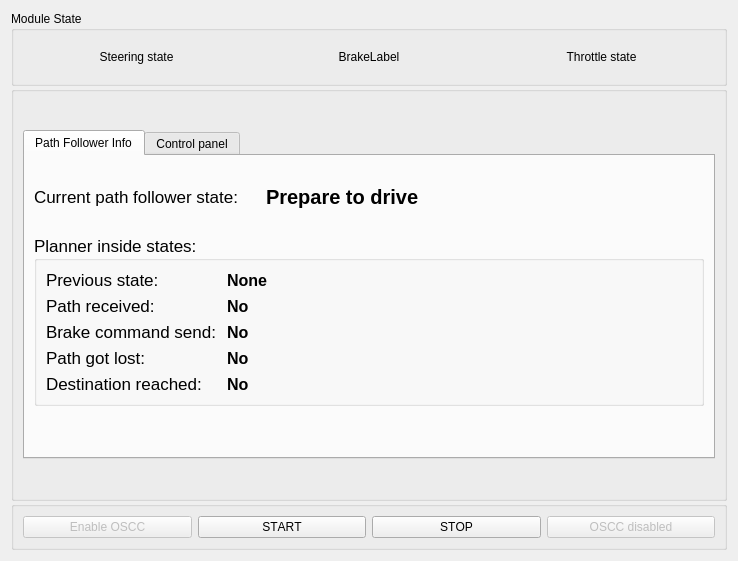
<?xml version="1.0" encoding="UTF-8"?>
<ui version="4.0">
 <class>OsccWidget</class>
 <widget class="QWidget" name="OsccWidget">
  <property name="geometry">
   <rect>
    <x>0</x>
    <y>0</y>
    <width>738</width>
    <height>561</height>
   </rect>
  </property>
  <property name="windowTitle">
   <string>OSCC Check</string>
  </property>
  <layout class="QGridLayout" name="gridLayout">
   <property name="verticalSpacing">
    <number>0</number>
   </property>
   <item row="1" column="0" colspan="2">
    <widget class="QGroupBox" name="SlidersGroupBox">
     <property name="title">
      <string/>
     </property>
     <layout class="QGridLayout" name="gridLayout_2">
      <item row="0" column="0" colspan="4">
       <widget class="QTabWidget" name="tabWidget2">
        <property name="sizePolicy">
         <sizepolicy hsizetype="Expanding" vsizetype="Fixed">
          <horstretch>0</horstretch>
          <verstretch>0</verstretch>
         </sizepolicy>
        </property>
        <property name="currentIndex">
         <number>0</number>
        </property>
        <widget class="QWidget" name="tabPathFollower">
         <property name="layoutDirection">
          <enum>Qt::LeftToRight</enum>
         </property>
         <attribute name="title">
          <string>Path Follower Info</string>
         </attribute>
         <layout class="QGridLayout" name="gridLayout_5">
          <item row="1" column="3">
           <widget class="QLabel" name="labelPathPlannerState">
            <property name="font">
             <font>
              <pointsize>15</pointsize>
              <weight>75</weight>
              <bold>true</bold>
             </font>
            </property>
            <property name="text">
             <string>Prepare to drive</string>
            </property>
           </widget>
          </item>
          <item row="1" column="1">
           <spacer name="horizontalSpacer">
            <property name="orientation">
             <enum>Qt::Horizontal</enum>
            </property>
            <property name="sizeType">
             <enum>QSizePolicy::Preferred</enum>
            </property>
            <property name="sizeHint" stdset="0">
             <size>
              <width>10</width>
              <height>20</height>
             </size>
            </property>
           </spacer>
          </item>
          <item row="1" column="4">
           <spacer name="horizontalSpacer_2">
            <property name="orientation">
             <enum>Qt::Horizontal</enum>
            </property>
            <property name="sizeHint" stdset="0">
             <size>
              <width>40</width>
              <height>20</height>
             </size>
            </property>
           </spacer>
          </item>
          <item row="0" column="0">
           <spacer name="verticalSpacer">
            <property name="orientation">
             <enum>Qt::Vertical</enum>
            </property>
            <property name="sizeType">
             <enum>QSizePolicy::Fixed</enum>
            </property>
            <property name="sizeHint" stdset="0">
             <size>
              <width>10</width>
              <height>20</height>
             </size>
            </property>
           </spacer>
          </item>
          <item row="1" column="0">
           <widget class="QLabel" name="label_8">
            <property name="font">
             <font>
              <pointsize>13</pointsize>
             </font>
            </property>
            <property name="text">
             <string>Current path follower state:</string>
            </property>
           </widget>
          </item>
          <item row="4" column="0">
           <spacer name="verticalSpacer_3">
            <property name="orientation">
             <enum>Qt::Vertical</enum>
            </property>
            <property name="sizeHint" stdset="0">
             <size>
              <width>20</width>
              <height>40</height>
             </size>
            </property>
           </spacer>
          </item>
          <item row="2" column="0">
           <spacer name="verticalSpacer_2">
            <property name="orientation">
             <enum>Qt::Vertical</enum>
            </property>
            <property name="sizeType">
             <enum>QSizePolicy::Preferred</enum>
            </property>
            <property name="sizeHint" stdset="0">
             <size>
              <width>20</width>
              <height>20</height>
             </size>
            </property>
           </spacer>
          </item>
          <item row="3" column="0" colspan="5">
           <widget class="QGroupBox" name="groupBox_5">
            <property name="sizePolicy">
             <sizepolicy hsizetype="Preferred" vsizetype="Maximum">
              <horstretch>0</horstretch>
              <verstretch>0</verstretch>
             </sizepolicy>
            </property>
            <property name="font">
             <font>
              <pointsize>13</pointsize>
              <kerning>false</kerning>
             </font>
            </property>
            <property name="title">
             <string>Planner inside states:</string>
            </property>
            <property name="flat">
             <bool>false</bool>
            </property>
            <layout class="QFormLayout" name="formLayout_3">
             <item row="1" column="0">
              <widget class="QLabel" name="label_10">
               <property name="text">
                <string>Path received: </string>
               </property>
              </widget>
             </item>
             <item row="1" column="1">
              <widget class="QLabel" name="labelPathReceived">
               <property name="font">
                <font>
                 <pointsize>12</pointsize>
                 <weight>75</weight>
                 <bold>true</bold>
                 <kerning>false</kerning>
                </font>
               </property>
               <property name="text">
                <string>No</string>
               </property>
              </widget>
             </item>
             <item row="2" column="0">
              <widget class="QLabel" name="label_13">
               <property name="text">
                <string>Brake command send: </string>
               </property>
              </widget>
             </item>
             <item row="2" column="1">
              <widget class="QLabel" name="labelBrakeCommand">
               <property name="font">
                <font>
                 <pointsize>12</pointsize>
                 <weight>75</weight>
                 <bold>true</bold>
                 <kerning>false</kerning>
                </font>
               </property>
               <property name="text">
                <string>No</string>
               </property>
              </widget>
             </item>
             <item row="3" column="0">
              <widget class="QLabel" name="label_14">
               <property name="text">
                <string>Path got lost:</string>
               </property>
              </widget>
             </item>
             <item row="3" column="1">
              <widget class="QLabel" name="labelPathLost">
               <property name="font">
                <font>
                 <pointsize>12</pointsize>
                 <weight>75</weight>
                 <bold>true</bold>
                 <kerning>false</kerning>
                </font>
               </property>
               <property name="text">
                <string>No</string>
               </property>
              </widget>
             </item>
             <item row="4" column="0">
              <widget class="QLabel" name="label_15">
               <property name="text">
                <string>Destination reached: </string>
               </property>
              </widget>
             </item>
             <item row="4" column="1">
              <widget class="QLabel" name="labelDestReached">
               <property name="font">
                <font>
                 <pointsize>12</pointsize>
                 <weight>75</weight>
                 <bold>true</bold>
                 <kerning>false</kerning>
                </font>
               </property>
               <property name="text">
                <string>No</string>
               </property>
              </widget>
             </item>
             <item row="0" column="0">
              <widget class="QLabel" name="label_9">
               <property name="text">
                <string>Previous state:</string>
               </property>
              </widget>
             </item>
             <item row="0" column="1">
              <widget class="QLabel" name="labelPreviousState">
               <property name="font">
                <font>
                 <pointsize>12</pointsize>
                 <weight>75</weight>
                 <bold>true</bold>
                </font>
               </property>
               <property name="text">
                <string>None</string>
               </property>
              </widget>
             </item>
            </layout>
           </widget>
          </item>
         </layout>
        </widget>
        <widget class="QWidget" name="tab">
         <attribute name="title">
          <string>Control panel</string>
         </attribute>
         <layout class="QGridLayout" name="gridLayout_4">
          <item row="5" column="2">
           <widget class="QSpinBox" name="ThrottleSpinBox">
            <property name="enabled">
             <bool>false</bool>
            </property>
           </widget>
          </item>
          <item row="0" column="2">
           <widget class="QDoubleSpinBox" name="SteeringSpinBox">
            <property name="enabled">
             <bool>false</bool>
            </property>
            <property name="minimum">
             <double>-8.000000000000000</double>
            </property>
            <property name="maximum">
             <double>8.000000000000000</double>
            </property>
            <property name="singleStep">
             <double>0.100000000000000</double>
            </property>
           </widget>
          </item>
          <item row="0" column="0">
           <widget class="QLabel" name="SteeringSliderLabel">
            <property name="text">
             <string>Steering</string>
            </property>
           </widget>
          </item>
          <item row="3" column="2">
           <widget class="QSpinBox" name="BrakeSpinBox">
            <property name="enabled">
             <bool>false</bool>
            </property>
           </widget>
          </item>
          <item row="3" column="3">
           <widget class="QCheckBox" name="BrakeEnableCheckBox">
            <property name="text">
             <string/>
            </property>
           </widget>
          </item>
          <item row="3" column="1">
           <widget class="QSlider" name="BrakeSlider">
            <property name="enabled">
             <bool>false</bool>
            </property>
            <property name="orientation">
             <enum>Qt::Horizontal</enum>
            </property>
            <property name="tickPosition">
             <enum>QSlider::TicksAbove</enum>
            </property>
            <property name="tickInterval">
             <number>10</number>
            </property>
           </widget>
          </item>
          <item row="0" column="1">
           <widget class="QSlider" name="SteeringSlider">
            <property name="enabled">
             <bool>false</bool>
            </property>
            <property name="maximum">
             <number>800</number>
            </property>
            <property name="value">
             <number>400</number>
            </property>
            <property name="orientation">
             <enum>Qt::Horizontal</enum>
            </property>
            <property name="invertedAppearance">
             <bool>false</bool>
            </property>
            <property name="invertedControls">
             <bool>false</bool>
            </property>
            <property name="tickPosition">
             <enum>QSlider::TicksAbove</enum>
            </property>
            <property name="tickInterval">
             <number>10</number>
            </property>
           </widget>
          </item>
          <item row="3" column="0">
           <widget class="QLabel" name="BrakeSliderLabel">
            <property name="text">
             <string>Brake</string>
            </property>
           </widget>
          </item>
          <item row="0" column="3">
           <widget class="QCheckBox" name="SteeringEnableCheckBox">
            <property name="text">
             <string/>
            </property>
           </widget>
          </item>
          <item row="5" column="0">
           <widget class="QLabel" name="ThrottleSliderLabel">
            <property name="text">
             <string>Throttle</string>
            </property>
           </widget>
          </item>
          <item row="5" column="3">
           <widget class="QCheckBox" name="ThrottleEnableCheckBox">
            <property name="text">
             <string/>
            </property>
           </widget>
          </item>
          <item row="5" column="1">
           <widget class="QSlider" name="ThrottleSlider">
            <property name="enabled">
             <bool>false</bool>
            </property>
            <property name="orientation">
             <enum>Qt::Horizontal</enum>
            </property>
            <property name="tickPosition">
             <enum>QSlider::TicksAbove</enum>
            </property>
            <property name="tickInterval">
             <number>10</number>
            </property>
           </widget>
          </item>
          <item row="6" column="0" colspan="3">
           <widget class="QGroupBox" name="groupBox_4">
            <property name="sizePolicy">
             <sizepolicy hsizetype="Preferred" vsizetype="Fixed">
              <horstretch>0</horstretch>
              <verstretch>0</verstretch>
             </sizepolicy>
            </property>
            <property name="title">
             <string>Throttle parameters:</string>
            </property>
            <layout class="QHBoxLayout" name="horizontalLayout_6">
             <item>
              <widget class="QLabel" name="ThrottleCmdTextLabel">
               <property name="text">
                <string>Throttle cmd:</string>
               </property>
               <property name="alignment">
                <set>Qt::AlignRight|Qt::AlignTrailing|Qt::AlignVCenter</set>
               </property>
              </widget>
             </item>
             <item>
              <widget class="QLabel" name="ThrottleCmdLabel">
               <property name="frameShape">
                <enum>QFrame::StyledPanel</enum>
               </property>
               <property name="text">
                <string>0</string>
               </property>
              </widget>
             </item>
             <item>
              <widget class="QLabel" name="label">
               <property name="text">
                <string>Actual position:</string>
               </property>
               <property name="alignment">
                <set>Qt::AlignRight|Qt::AlignTrailing|Qt::AlignVCenter</set>
               </property>
              </widget>
             </item>
             <item>
              <widget class="QLabel" name="ThrottleOutputPositionLabel">
               <property name="sizePolicy">
                <sizepolicy hsizetype="Preferred" vsizetype="Fixed">
                 <horstretch>0</horstretch>
                 <verstretch>0</verstretch>
                </sizepolicy>
               </property>
               <property name="frameShape">
                <enum>QFrame::StyledPanel</enum>
               </property>
               <property name="text">
                <string>0 %</string>
               </property>
              </widget>
             </item>
             <item>
              <widget class="QLabel" name="label_11">
               <property name="text">
                <string>Error:</string>
               </property>
               <property name="alignment">
                <set>Qt::AlignRight|Qt::AlignTrailing|Qt::AlignVCenter</set>
               </property>
              </widget>
             </item>
             <item>
              <widget class="QLabel" name="ThrottleErrorLabel">
               <property name="sizePolicy">
                <sizepolicy hsizetype="Preferred" vsizetype="Fixed">
                 <horstretch>0</horstretch>
                 <verstretch>0</verstretch>
                </sizepolicy>
               </property>
               <property name="frameShape">
                <enum>QFrame::StyledPanel</enum>
               </property>
               <property name="text">
                <string>-</string>
               </property>
              </widget>
             </item>
             <item>
              <widget class="QLabel" name="label_12">
               <property name="text">
                <string>Gear:</string>
               </property>
               <property name="alignment">
                <set>Qt::AlignRight|Qt::AlignTrailing|Qt::AlignVCenter</set>
               </property>
              </widget>
             </item>
             <item>
              <widget class="QLabel" name="GearLabel">
               <property name="sizePolicy">
                <sizepolicy hsizetype="Preferred" vsizetype="Fixed">
                 <horstretch>0</horstretch>
                 <verstretch>0</verstretch>
                </sizepolicy>
               </property>
               <property name="frameShape">
                <enum>QFrame::StyledPanel</enum>
               </property>
               <property name="text">
                <string>-</string>
               </property>
              </widget>
             </item>
            </layout>
           </widget>
          </item>
          <item row="4" column="0" colspan="3">
           <widget class="QGroupBox" name="groupBox_3">
            <property name="sizePolicy">
             <sizepolicy hsizetype="Preferred" vsizetype="Fixed">
              <horstretch>0</horstretch>
              <verstretch>0</verstretch>
             </sizepolicy>
            </property>
            <property name="title">
             <string>Brake parameters:</string>
            </property>
            <property name="flat">
             <bool>true</bool>
            </property>
            <layout class="QHBoxLayout" name="horizontalLayout_5">
             <item>
              <widget class="QLabel" name="BrakeCmdTextLabel">
               <property name="text">
                <string>Brake cmd:</string>
               </property>
               <property name="alignment">
                <set>Qt::AlignRight|Qt::AlignTrailing|Qt::AlignVCenter</set>
               </property>
              </widget>
             </item>
             <item>
              <widget class="QLabel" name="BrakeCmdLabel">
               <property name="frameShape">
                <enum>QFrame::StyledPanel</enum>
               </property>
               <property name="text">
                <string>0</string>
               </property>
              </widget>
             </item>
             <item>
              <widget class="QLabel" name="label_3">
               <property name="text">
                <string>Actual position:</string>
               </property>
               <property name="alignment">
                <set>Qt::AlignRight|Qt::AlignTrailing|Qt::AlignVCenter</set>
               </property>
              </widget>
             </item>
             <item>
              <widget class="QLabel" name="BrakeOutputPositionLabel">
               <property name="sizePolicy">
                <sizepolicy hsizetype="Preferred" vsizetype="Fixed">
                 <horstretch>0</horstretch>
                 <verstretch>0</verstretch>
                </sizepolicy>
               </property>
               <property name="frameShape">
                <enum>QFrame::StyledPanel</enum>
               </property>
               <property name="text">
                <string>0 %</string>
               </property>
              </widget>
             </item>
             <item>
              <widget class="QLabel" name="label_6">
               <property name="text">
                <string>Error:</string>
               </property>
               <property name="alignment">
                <set>Qt::AlignRight|Qt::AlignTrailing|Qt::AlignVCenter</set>
               </property>
              </widget>
             </item>
             <item>
              <widget class="QLabel" name="BrakeErrorLabel">
               <property name="sizePolicy">
                <sizepolicy hsizetype="Preferred" vsizetype="Fixed">
                 <horstretch>0</horstretch>
                 <verstretch>0</verstretch>
                </sizepolicy>
               </property>
               <property name="frameShape">
                <enum>QFrame::StyledPanel</enum>
               </property>
               <property name="text">
                <string>-</string>
               </property>
              </widget>
             </item>
             <item>
              <widget class="QLabel" name="label_4">
               <property name="text">
                <string>Pressure:</string>
               </property>
               <property name="alignment">
                <set>Qt::AlignRight|Qt::AlignTrailing|Qt::AlignVCenter</set>
               </property>
              </widget>
             </item>
             <item>
              <widget class="QLabel" name="BrakePressureLabel">
               <property name="sizePolicy">
                <sizepolicy hsizetype="Preferred" vsizetype="Fixed">
                 <horstretch>0</horstretch>
                 <verstretch>0</verstretch>
                </sizepolicy>
               </property>
               <property name="frameShape">
                <enum>QFrame::StyledPanel</enum>
               </property>
               <property name="text">
                <string>-</string>
               </property>
              </widget>
             </item>
            </layout>
           </widget>
          </item>
          <item row="1" column="0" colspan="3">
           <widget class="QGroupBox" name="groupBox_2">
            <property name="sizePolicy">
             <sizepolicy hsizetype="Preferred" vsizetype="Fixed">
              <horstretch>0</horstretch>
              <verstretch>0</verstretch>
             </sizepolicy>
            </property>
            <property name="title">
             <string>Steering parameters:</string>
            </property>
            <property name="flat">
             <bool>true</bool>
            </property>
            <layout class="QHBoxLayout" name="horizontalLayout_4">
             <item>
              <widget class="QLabel" name="SteeringCmdTextLabel">
               <property name="enabled">
                <bool>true</bool>
               </property>
               <property name="text">
                <string>Steering cmd:</string>
               </property>
               <property name="alignment">
                <set>Qt::AlignRight|Qt::AlignTrailing|Qt::AlignVCenter</set>
               </property>
              </widget>
             </item>
             <item>
              <widget class="QLabel" name="SteeringCmdLabel">
               <property name="enabled">
                <bool>true</bool>
               </property>
               <property name="frameShape">
                <enum>QFrame::StyledPanel</enum>
               </property>
               <property name="text">
                <string>0</string>
               </property>
              </widget>
             </item>
             <item>
              <widget class="QLabel" name="label_5">
               <property name="text">
                <string>Actual position:</string>
               </property>
               <property name="alignment">
                <set>Qt::AlignRight|Qt::AlignTrailing|Qt::AlignVCenter</set>
               </property>
              </widget>
             </item>
             <item>
              <widget class="QLabel" name="SteeringActualPositionLabel">
               <property name="sizePolicy">
                <sizepolicy hsizetype="Preferred" vsizetype="Fixed">
                 <horstretch>0</horstretch>
                 <verstretch>0</verstretch>
                </sizepolicy>
               </property>
               <property name="frameShape">
                <enum>QFrame::StyledPanel</enum>
               </property>
               <property name="text">
                <string>0 deg</string>
               </property>
              </widget>
             </item>
             <item>
              <widget class="QLabel" name="label_7">
               <property name="text">
                <string>Error: </string>
               </property>
               <property name="alignment">
                <set>Qt::AlignRight|Qt::AlignTrailing|Qt::AlignVCenter</set>
               </property>
              </widget>
             </item>
             <item>
              <widget class="QLabel" name="SteeringErrorLabel">
               <property name="sizePolicy">
                <sizepolicy hsizetype="Preferred" vsizetype="Fixed">
                 <horstretch>0</horstretch>
                 <verstretch>0</verstretch>
                </sizepolicy>
               </property>
               <property name="frameShape">
                <enum>QFrame::StyledPanel</enum>
               </property>
               <property name="text">
                <string>-</string>
               </property>
              </widget>
             </item>
             <item>
              <widget class="QLabel" name="label_2">
               <property name="text">
                <string>Torque:</string>
               </property>
               <property name="alignment">
                <set>Qt::AlignRight|Qt::AlignTrailing|Qt::AlignVCenter</set>
               </property>
              </widget>
             </item>
             <item>
              <widget class="QLabel" name="SteeringTorqueLabel">
               <property name="sizePolicy">
                <sizepolicy hsizetype="Preferred" vsizetype="Fixed">
                 <horstretch>0</horstretch>
                 <verstretch>0</verstretch>
                </sizepolicy>
               </property>
               <property name="frameShape">
                <enum>QFrame::StyledPanel</enum>
               </property>
               <property name="frameShadow">
                <enum>QFrame::Raised</enum>
               </property>
               <property name="text">
                <string>0 Nm</string>
               </property>
              </widget>
             </item>
            </layout>
           </widget>
          </item>
         </layout>
        </widget>
       </widget>
      </item>
     </layout>
    </widget>
   </item>
   <item row="0" column="0" colspan="2">
    <widget class="QGroupBox" name="moduleStateGroupBox">
     <property name="sizePolicy">
      <sizepolicy hsizetype="Preferred" vsizetype="Minimum">
       <horstretch>0</horstretch>
       <verstretch>0</verstretch>
      </sizepolicy>
     </property>
     <property name="maximumSize">
      <size>
       <width>16777215</width>
       <height>75</height>
      </size>
     </property>
     <property name="title">
      <string>Module State</string>
     </property>
     <layout class="QHBoxLayout" name="horizontalLayout">
      <item>
       <widget class="QLabel" name="steeringStateLabel">
        <property name="sizePolicy">
         <sizepolicy hsizetype="Expanding" vsizetype="Fixed">
          <horstretch>0</horstretch>
          <verstretch>0</verstretch>
         </sizepolicy>
        </property>
        <property name="text">
         <string>Steering state</string>
        </property>
        <property name="alignment">
         <set>Qt::AlignCenter</set>
        </property>
       </widget>
      </item>
      <item>
       <widget class="QLabel" name="BrakeStateLabel">
        <property name="sizePolicy">
         <sizepolicy hsizetype="Expanding" vsizetype="Fixed">
          <horstretch>0</horstretch>
          <verstretch>0</verstretch>
         </sizepolicy>
        </property>
        <property name="text">
         <string>BrakeLabel</string>
        </property>
        <property name="alignment">
         <set>Qt::AlignCenter</set>
        </property>
       </widget>
      </item>
      <item>
       <widget class="QLabel" name="ThrottleLabel">
        <property name="sizePolicy">
         <sizepolicy hsizetype="Expanding" vsizetype="Fixed">
          <horstretch>0</horstretch>
          <verstretch>0</verstretch>
         </sizepolicy>
        </property>
        <property name="text">
         <string>Throttle state</string>
        </property>
        <property name="alignment">
         <set>Qt::AlignCenter</set>
        </property>
       </widget>
      </item>
     </layout>
    </widget>
   </item>
   <item row="3" column="0" colspan="2">
    <widget class="QGroupBox" name="groupBox">
     <property name="sizePolicy">
      <sizepolicy hsizetype="Preferred" vsizetype="Fixed">
       <horstretch>0</horstretch>
       <verstretch>0</verstretch>
      </sizepolicy>
     </property>
     <property name="font">
      <font>
       <weight>50</weight>
       <bold>false</bold>
       <kerning>false</kerning>
      </font>
     </property>
     <property name="title">
      <string/>
     </property>
     <layout class="QGridLayout" name="gridLayout_3">
      <item row="1" column="0">
       <widget class="QPushButton" name="EnableButton">
        <property name="enabled">
         <bool>false</bool>
        </property>
        <property name="toolTip">
         <string>Click to turn on OSCC system</string>
        </property>
        <property name="text">
         <string>Enable OSCC</string>
        </property>
       </widget>
      </item>
      <item row="1" column="3">
       <widget class="QPushButton" name="DisableButton">
        <property name="enabled">
         <bool>false</bool>
        </property>
        <property name="toolTip">
         <string>Click to turn off OSCC system</string>
        </property>
        <property name="text">
         <string>OSCC disabled</string>
        </property>
       </widget>
      </item>
      <item row="1" column="1">
       <widget class="QPushButton" name="StartPushButton">
        <property name="text">
         <string>START</string>
        </property>
        <property name="checkable">
         <bool>true</bool>
        </property>
       </widget>
      </item>
      <item row="1" column="2">
       <widget class="QPushButton" name="StopPushButton">
        <property name="text">
         <string>STOP</string>
        </property>
       </widget>
      </item>
     </layout>
    </widget>
   </item>
  </layout>
 </widget>
 <resources/>
 <connections/>
</ui>
